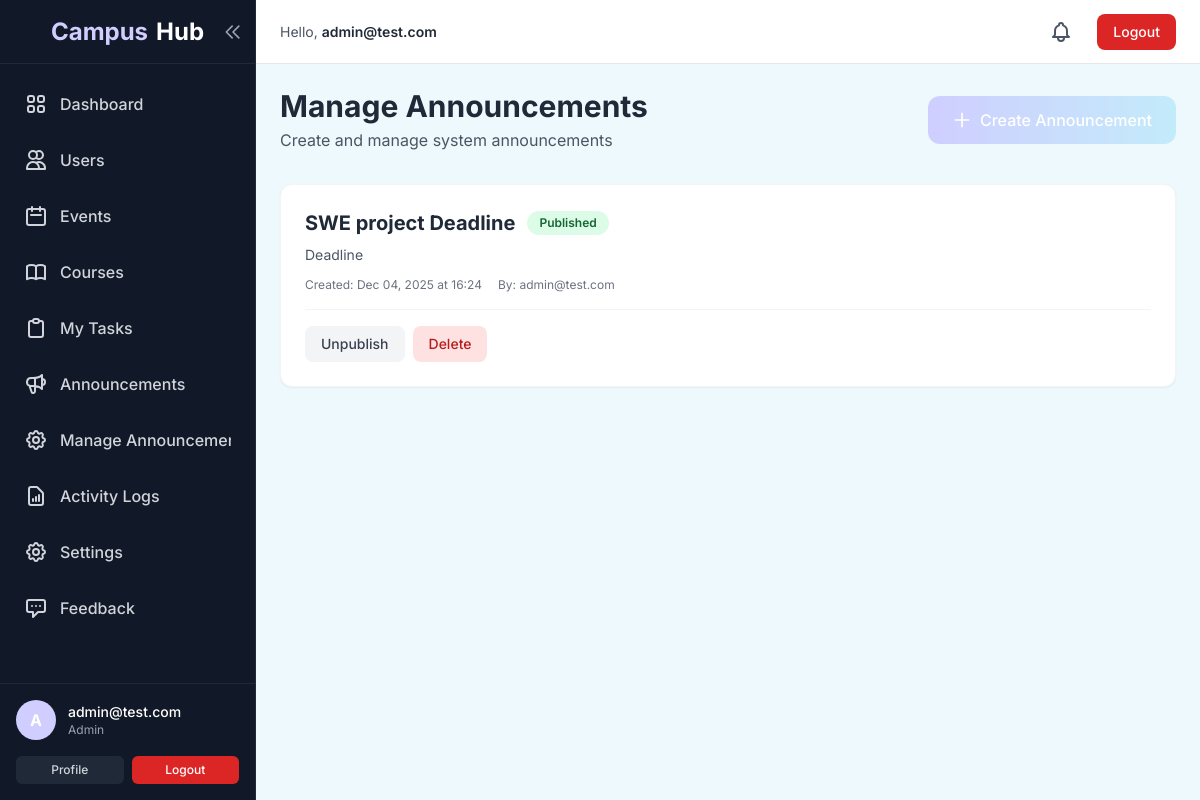
Page /admin/announcements (signed in) on the committed database.
### CampusHub/models/user_model.py (models this page shows, shortened)
class User(UserMixin, db.Model):
    __tablename__ = 'users'
    id = db.Column(db.Integer, primary_key=True)
    email = db.Column(db.String(120), index=True, unique=True, nullable=False)
    username = db.Column(db.String(80), nullable=True)
    password_hash = db.Column(db.String(128))
    role = db.Column(db.String(20), default='student') # student, teacher, admin
    is_active = db.Column(db.Boolean, default=True)
    receive_email_notifications = db.Column(db.Boolean, default=True)
    tasks = db.relationship('Task', backref='user', lazy=True)

### CampusHub/models/announcement_model.py (models this page shows, shortened)
class Announcement(db.Model):
    __tablename__ = 'announcements'
    id = db.Column(db.Integer, primary_key=True)
    title = db.Column(db.String(200), nullable=False)
    content = db.Column(db.Text, nullable=False)
    date_created = db.Column(db.DateTime, default=datetime.utcnow, nullable=False)
    is_published = db.Column(db.Boolean, default=True, nullable=False)
    creator_id = db.Column(db.Integer, db.ForeignKey('users.id'), nullable=False)
    creator = db.relationship('User', backref=db.backref('announcements', lazy='dynamic'))

### CampusHub/controllers/announcement_controller.py (the view)
@announcement_bp.route('/admin/announcements')
@login_required
@admin_required
def admin_list():
    announcements = Announcement.query.order_by(Announcement.date_created.desc()).all()
    return render_template('admin/announcement/list.html', announcements=announcements)

### CampusHub/templates/admin/announcement/list.html (shortened to what this page needs)
{% extends "layout.html" %}
{% block content %}
<div class="max-w-7xl mx-auto">
    <div class="flex items-center justify-between mb-8">
        <div>
            <h1 class="text-3xl font-bold text-gray-800">Manage Announcements</h1>
            <p class="text-gray-600 mt-1">Create and manage system announcements</p>
        </div>
        <a href="{{ url_for('announcement.create') }}"
            class="bg-gradient-to-r from-lamaPurple to-lamaSky text-white px-6 py-3 rounded-xl hover:shadow-lg transition-all duration-300 font-medium flex items-center gap-2">
            <svg xmlns="http://www.w3.org/2000/svg" class="h-5 w-5" fill="none" viewBox="0 0 24 24"
                stroke="currentColor">
                <path stroke-linecap="round" stroke-linejoin="round" stroke-width="2" d="M12 4v16m8-8H4" />
            </svg>
            Create Announcement
        </a>
    </div>
    {% if announcements %}
    <div class="grid grid-cols-1 gap-6">
        {% for announcement in announcements %}
        <div
            class="bg-white rounded-xl shadow-sm border border-gray-100 overflow-hidden hover:shadow-md transition-all duration-300">
            <div class="p-6">
                <div class="flex items-start justify-between mb-4">
                    <div class="flex-1">
                        <div class="flex items-center gap-3 mb-2">
                            <h3 class="text-xl font-bold text-gray-800">{{ announcement.title }}</h3>
                            {% if announcement.is_published %}
                            <span class="px-3 py-1 rounded-full text-xs font-semibold bg-green-100 text-green-800">
                                Published
                            </span>
                            {% else %}
                            <span class="px-3 py-1 rounded-full text-xs font-semibold bg-gray-100 text-gray-800">
                                Draft
                            </span>
                            {% endif %}
                        </div>
                        <p class="text-gray-600 text-sm mb-3">{{ announcement.content }}</p>
                        <div class="flex items-center gap-4 text-xs text-gray-500">
                            <span>Created: {{ announcement.date_created.strftime('%b %d, %Y at %H:%M') }}</span>
                            <span>By: {{ announcement.creator.email }}</span>
                        </div>
                    </div>
                </div>
                <div class="flex gap-2 pt-4 border-t border-gray-100">
                    <form action="{{ url_for('announcement.toggle_published', announcement_id=announcement.id) }}"
                        method="POST" class="inline">
                        <button type="submit"
                            class="px-4 py-2 {% if announcement.is_published %}bg-gray-100 text-gray-700{% else %}bg-green-100 text-green-700{% endif %} rounded-lg hover:shadow-md transition-all duration-300 text-sm font-medium">
                            {% if announcement.is_published %}
                            Unpublish
                            {% else %}
                            Publish
                            {% endif %}
                        </button>
                    </form>
                    <form action="{{ url_for('announcement.delete', announcement_id=announcement.id) }}" method="POST"
                        onsubmit="return confirm('Delete this announcement?');" class="inline">
                        <button type="submit"
                            class="px-4 py-2 bg-red-100 text-red-700 rounded-lg hover:shadow-md transition-all duration-300 text-sm font-medium">
                            Delete
                        </button>
                    </form>
                </div>
            </div>
        </div>
        {% endfor %}
    </div>
    {% endif %}
</div>
{% endblock %}

### CampusHub/templates/layout.html (shortened to what this page needs)
<!DOCTYPE html>
<html lang="en">
<head>
    <script src="https://cdn.tailwindcss.com"></script>
</head>
<body class="bg-gray-100 text-gray-800">
    <div class="flex h-screen overflow-hidden">
        {% if current_user.is_authenticated %}
        <aside id="sidebar"
            class="sidebar-expanded bg-gray-900 border-r border-gray-800 hidden md:flex flex-col text-white transition-all duration-300 relative z-20">
            <div class="h-16 flex items-center justify-center border-b border-gray-800 overflow-hidden relative">
                <a href="{{ url_for('user.dashboard') }}"
                    class="logo-text text-2xl font-bold text-white flex items-center gap-2 hover:text-lamaSky transition-colors duration-300 whitespace-nowrap">
                    <span class="text-lamaPurple">Campus</span>Hub
                </a>
                <button onclick="toggleSidebar()"
                    class="absolute right-2 top-1/2 transform -translate-y-1/2 p-1 rounded-md text-gray-400 hover:bg-gray-800 hover:text-white transition-colors">
                    <svg id="collapseIcon" xmlns="http://www.w3.org/2000/svg"
                        class="h-5 w-5 transition-transform duration-300" fill="none" viewBox="0 0 24 24"
                        stroke="currentColor">
                        <path stroke-linecap="round" stroke-linejoin="round" stroke-width="2"
                            d="M11 19l-7-7 7-7m8 14l-7-7 7-7" />
                    </svg>
                </button>
            </div>
            <nav class="flex-1 overflow-y-auto py-4 custom-scrollbar overflow-x-hidden">
                <ul class="space-y-2 px-3">
                    <li>
                        <a href="{{ url_for('user.dashboard') }}"
                            class="flex items-center px-3 py-3 text-gray-300 hover:bg-gray-800 hover:text-lamaSky rounded-xl transition-all duration-300 group"
                            title="Dashboard">
                            <span
                                class="sidebar-label font-medium ml-3 whitespace-nowrap overflow-hidden">Dashboard</span>
                        </a>
                    </li>
                    {% if current_user.role == 'admin' %}
                    <li>
                        <a href="{{ url_for('admin.users_list') }}"
                            class="flex items-center px-3 py-3 text-gray-300 hover:bg-gray-800 hover:text-lamaPurple rounded-xl transition-all duration-300 group"
                            title="Users">
                            <svg xmlns="http://www.w3.org/2000/svg" class="h-6 w-6 flex-shrink-0" fill="none"
                                viewBox="0 0 24 24" stroke="currentColor">
                                <path stroke-linecap="round" stroke-linejoin="round" stroke-width="2"
                                    d="M12 4.354a4 4 0 110 5.292M15 21H3v-1a6 6 0 0112 0v1zm0 0h6v-1a6 6 0 00-9-5.197M13 7a4 4 0 11-8 0 4 4 0 018 0z" />
                            </svg>
                            <span class="sidebar-label font-medium ml-3 whitespace-nowrap overflow-hidden">Users</span>
                        </a>
                    </li>
                    {% endif %}
                    <li>
                        <a href="{{ url_for('event.list_events') }}"
                            class="flex items-center px-3 py-3 text-gray-300 hover:bg-gray-800 hover:text-lamaYellow rounded-xl transition-all duration-300 group"
                            title="Events">
                            <svg xmlns="http://www.w3.org/2000/svg" class="h-6 w-6 flex-shrink-0" fill="none"
                                viewBox="0 0 24 24" stroke="currentColor">
                                <path stroke-linecap="round" stroke-linejoin="round" stroke-width="2"
                                    d="M8 7V3m8 4V3m-9 8h10M5 21h14a2 2 0 002-2V7a2 2 0 00-2-2H5a2 2 0 00-2 2v12a2 2 0 002 2z" />
                            </svg>
                            <span class="sidebar-label font-medium ml-3 whitespace-nowrap overflow-hidden">Events</span>
                        </a>
                    </li>
                    <li>
                        <a href="{{ url_for('course.index') }}"
                            class="flex items-center px-3 py-3 text-gray-300 hover:bg-gray-800 hover:text-blue-400 rounded-xl transition-all duration-300 group"
                            title="Courses">
                            <span
                                class="sidebar-label font-medium ml-3 whitespace-nowrap overflow-hidden">Courses</span>
                        </a>
                    </li>
                    <li>
                        <a href="{{ url_for('task.list_tasks') }}"
                            class="flex items-center px-3 py-3 text-gray-300 hover:bg-gray-800 hover:text-pink-400 rounded-xl transition-all duration-300 group"
                            title="My Tasks">
                            <span class="sidebar-label font-medium ml-3 whitespace-nowrap overflow-hidden">My
                                Tasks</span>
                        </a>
                    </li>
                    <li>
                        <a href="{{ url_for('announcement.list_announcements') }}"
                            class="flex items-center px-3 py-3 text-gray-300 hover:bg-gray-800 hover:text-green-400 rounded-xl transition-all duration-300 group"
                            title="Announcements">
                            <span
                                class="sidebar-label font-medium ml-3 whitespace-nowrap overflow-hidden">Announcements</span>
                        </a>
                    </li>
                    {% if current_user.role == 'admin' %}
                    <li>
                        <a href="{{ url_for('announcement.admin_list') }}"
                            class="flex items-center px-3 py-3 text-gray-300 hover:bg-gray-800 hover:text-lamaPurple rounded-xl transition-all duration-300 group"
                            title="Manage Announcements">
                            <span class="sidebar-label font-medium ml-3 whitespace-nowrap overflow-hidden">Manage
                                Announcements</span>
                        </a>
                    </li>
                    <li>
                        <a href="{{ url_for('admin.logs') }}"
                            class="flex items-center px-3 py-3 text-gray-300 hover:bg-gray-800 hover:text-blue-400 rounded-xl transition-all duration-300 group"
                            title="Activity Logs">
                            <span class="sidebar-label font-medium ml-3 whitespace-nowrap overflow-hidden">Activity
                                Logs</span>
                        </a>
                    </li>
                    {% endif %}
                    <li>
                        <a href="{{ url_for('user.settings') }}"
                            class="flex items-center px-3 py-3 text-gray-300 hover:bg-gray-800 hover:text-lamaSky rounded-xl transition-all duration-300 group"
                            title="Settings">
                            <span
                                class="sidebar-label font-medium ml-3 whitespace-nowrap overflow-hidden">Settings</span>
                        </a>
                    </li>
                    <li>
                        <button onclick="document.getElementById('feedbackModal').classList.remove('hidden')"
                            class="w-full flex items-center px-3 py-3 text-gray-300 hover:bg-gray-800 hover:text-indigo-400 rounded-xl transition-all duration-300 group"
                            title="Send Feedback">
                            <svg xmlns="http://www.w3.org/2000/svg" class="h-6 w-6 flex-shrink-0" fill="none"
                                viewBox="0 0 24 24" stroke="currentColor">
                                <path stroke-linecap="round" stroke-linejoin="round" stroke-width="2"
                                    d="M8 10h.01M12 10h.01M16 10h.01M9 16H5a2 2 0 01-2-2V6a2 2 0 012-2h14a2 2 0 012 2v8a2 2 0 01-2 2h-5l-5 5v-5z" />
                            </svg>
                            <span
                                class="sidebar-label font-medium ml-3 whitespace-nowrap overflow-hidden">Feedback</span>
                        </button>
                    </li>
                </ul>
            </nav>
            <div class="p-4 border-t border-gray-800 overflow-hidden">
                <div class="flex items-center gap-3">
                    <div
                        class="flex-shrink-0 w-10 h-10 rounded-full bg-lamaPurple flex items-center justify-center text-white font-bold cursor-pointer hover:opacity-80 transition-opacity">
                        {{ current_user.email[0].upper() }}
                    </div>
                    <div class="flex-1 min-w-0 sidebar-label overflow-hidden">
                        <p class="text-sm font-medium text-white truncate">{{ current_user.email }}</p>
                        <p class="text-xs text-gray-400 truncate">{{ current_user.role.capitalize() }}</p>
                    </div>
                </div>
                <div class="mt-4 flex gap-2 sidebar-label overflow-hidden">
                    <a href="{{ url_for('user.profile') }}"
                        class="flex-1 text-center px-3 py-1.5 text-xs font-medium text-gray-300 bg-gray-800 rounded-md hover:bg-gray-700 transition-all duration-300">Profile</a>
                    <a href="{{ url_for('auth.logout') }}"
                        class="flex-1 text-center px-3 py-1.5 text-xs font-medium text-white bg-red-600 rounded-md hover:bg-red-700 transition-all duration-300">Logout</a>
                </div>
            </div>
        </aside>
        {% endif %}
        <div class="flex-1 flex flex-col overflow-hidden">
            {% if current_user.is_authenticated %}
            <header class="hidden md:flex h-16 bg-white border-b border-gray-200 items-center justify-between px-6">
                <div class="text-sm text-gray-600">
                    Hello, <span class="font-semibold text-gray-800">{{ current_user.email }}</span>
                </div>
                <div class="flex items-center gap-4">
                    <div class="relative">
                        <button onclick="toggleNotifications()"
                            class="relative p-2 text-gray-600 hover:text-gray-800 transition-colors duration-300">
                        </button>
                    </div>
                    <a href="{{ url_for('auth.logout') }}"
                        class="px-4 py-2 text-sm font-medium text-white bg-red-600 rounded-lg hover:bg-red-700 transition-all duration-300">
                        Logout
                    </a>
                </div>
            </header>
            {% endif %}
            <main class="flex-1 overflow-x-hidden overflow-y-auto bg-lamaSkyLight p-6">
                {% block content %}{% endblock %}
            </main>
        </div>
    </div>
</body>
</html>

### rows in the picture
User: email "A", email "admin@test.com", role "Admin"
Announcement: title "SWE project Deadline", is_published "Published", content "Deadline", date_created "Dec 04, 2025 at 16:24", creator.email "admin@test.com"
